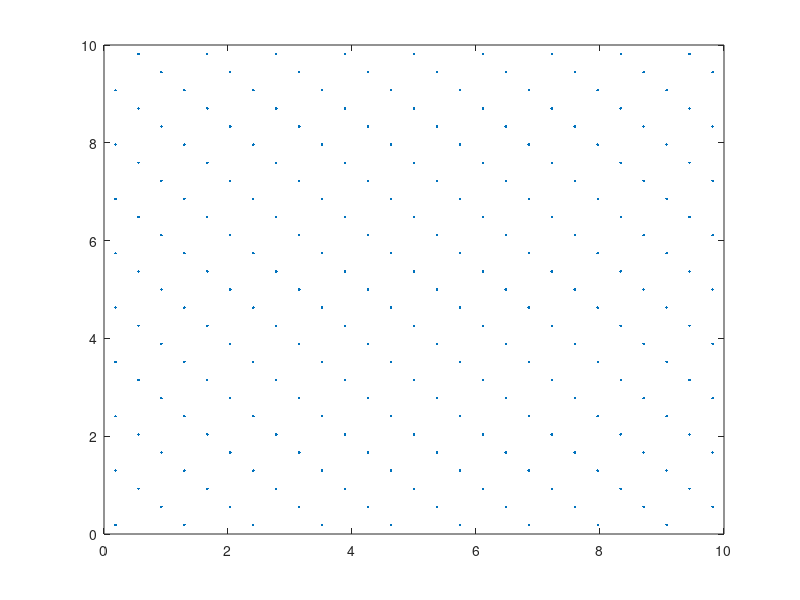

MATLAB code to generate this figure:
%% Argon gas simulation
% This file is for trying out ways to model an argon gas
% Feed back for testing methods is faster with matlab than with C++ For
% now.



%% Parameters
N9 = 3 ;                % Define the number of particles (Number = 9^N9)
U = 10;               % Dimensions of the two dimensional universe (U by U)

%% Pre-calculations
N = 9^N9;

%% Particle positioning
% FCC structure is het best for high density packing
% This function is meant to create such a structure
% Inputs:   N (Number of particles)
% Outputs:  P (N by 2 matrix that uncludes the x and y position, in a 1 by 1 box)

% Number of particles per row
NR = sqrt(N);

% Prealocating P
P = zeros(N,2);                     % 
k = 0;
for i = 0:NR-1
    for j = 0:NR-1
        k = k + 1;
        x = 0.5 + 3 * i + 2 * j;        % x position of the particle
        l =  NR * floor(x/NR);           % if the x position of the particle is outside the box, it will start at the other side again
        y = 0.5 + j;                    % y position of the particle
        P(k,:) = [x-l; y];
    end
end
 % convert the total space units to a square of size one.
P = P / NR;                   % divided by particles per row                     

% figure(1)
% plot(P(:,1),P(:,2),'.')

%% Fill universe with particles
% Expand particle positioning to match universe
P = P * 10;

figure(1)
plot(P(:,1),P(:,2),'.')

